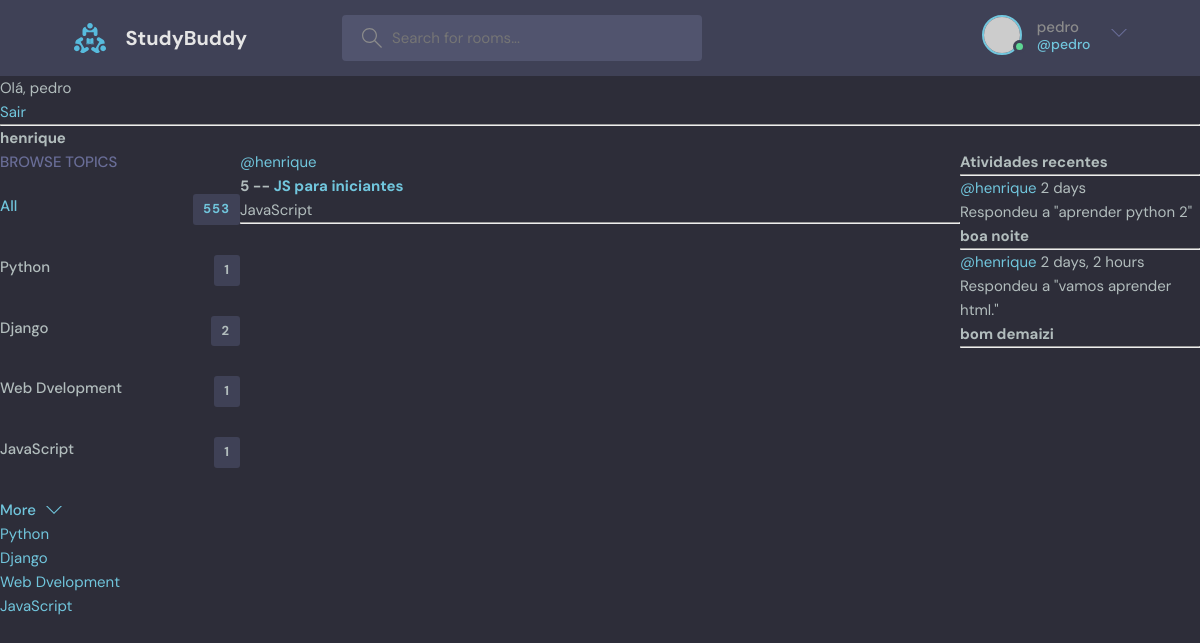
Page /profile/3 (signed in) on the committed database.
### base/models.py (models this page shows, shortened)
class  Topic(models.Model):
    name = models.CharField(max_length=200)

class Room(models.Model):
    host = models.ForeignKey(User, on_delete=models.CASCADE, null=True)
    topic = models.ForeignKey(Topic, on_delete=models.SET_NULL, null=True)
    name = models.CharField(max_length=200)
    discription = models.TextField(null=True, blank=True)
    participants = models.ManyToManyField(
        User, related_name='participants', blank=True)
    updated = models.DateTimeField(auto_now=True)
    created = (models.DateTimeField(auto_now_add=True))
    class Meta:
        ordering = ['-updated', '-created']
    def __str__(self):
        return str(self.name)

class Message(models.Model):
    user = models.ForeignKey(User, on_delete=models.CASCADE)
    room = models.ForeignKey(Room, on_delete=models.CASCADE)
    body = models.TextField()
    updated = models.DateTimeField(auto_now=True)
    created = (models.DateTimeField(auto_now_add=True))
    class Meta:
        ordering = ['-updated', '-created']
    def __str__(self):
        return self.body[0:50]

### base/views.py (the view)
# urls.py: path('profile/<str:pk>', views.userProfile, name="user-profile"),
def userProfile(request, pk):
    user = User.objects.get(id=pk)
    rooms = user.room_set.all()
    room_messages = user.message_set.all()
    topics = Topic.objects.all()
    context = {'user':user, 'rooms':rooms, 'room_messages':room_messages, 'topics':topics}
    return render(request, 'base/profile.html', context)

### base/templates/base/profile.html (shortened to what this page needs)
{% extends 'main.html' %}
{% block content %}
<h1>{{user.username}}</h1>
<div class="profile-container">
    <div>
        {% include 'base/topics_component.html' %}
    </div>
    <div>
        {% include 'base/feed_component.html' %}
    </div>
    <div>
        {% include 'base/activity_component.html' %}
    </div>
</div>
{% endblock content %}

### templates/navbar.html (shortened to what this page needs)
{% load static %}
<header class="header header--loggedIn">
    <div class="container">
      <a href="{% url 'home' %}" class="header__logo">
        <img src="{% static 'images/logo.svg' %}" />
        <h1>StudyBuddy</h1>
      </a>
      <form class="header__search" mathod="GET" action="{% url 'home' %}">
        <label>
          <input name="q" placeholder="Search for rooms..." />
        </label>
      </form>
      <nav class="header__menu">
        {% if request.user.is_authenticated %}
        <div class="header__user">
          <a href="profile.html">
            <div class="avatar avatar--medium active">
              <img src="https://randomuser.me/api/portraits/men/37.jpg" />
            </div>
            <p>{{request.user.username}} <span>@{{request.user.username}}</span></p>
          </a>
          <button class="dropdown-button">
            <svg version="1.1" xmlns="http://www.w3.org/2000/svg" width="32" height="32" viewBox="0 0 32 32">
              <title>chevron-down</title>
              <path d="M16 21l-13-13h-3l16 16 16-16h-3l-13 13z"></path>
            </svg>
          </button>
        </div>
        {% else %}
        <Not Logged In >
        <a href="{% url 'login-pagina' %}">
          <img src="{% static 'images/avatar.svg' %}" />
          <p>Login</p>
        </a>
        {% endif %}
      </nav>
    </div>
  </header>
{% if request.user.is_authenticated %}
<p>Olá, {{request.user}}</a></p>
<a href="{% url 'logout' %}">Sair</a>
{% else %}
<a href="{% url 'login-pagina' %}">Entrar</a>
{% endif %}
<hr>

### base/templates/base/topics_component.html
<div class="topics">
    <div class="topics__header">
      <h2>Browse Topics</h2>
    </div>
    <ul class="topics__list">
      <li>
        <a href="{% url 'home' %}" class="active">All <span>553</span></a>
      </li>
      {% for topic in topics %}
      <li>
        <a href="{% url 'home' %}?q={{topic.name}}">{{topic.name}} <span>{{topic.room_set.all.count}}</span></a>
      </li>
      {% endfor %}
    </ul>
    <a class="btn btn--link" href="topics.html">
      More
      <svg version="1.1" xmlns="http://www.w3.org/2000/svg" width="32" height="32" viewBox="0 0 32 32">
        <title>chevron-down</title>
        <path d="M16 21l-13-13h-3l16 16 16-16h-3l-13 13z"></path>
      </svg>
    </a>
  </div>
{% for topic in topics %}
<div>
    <a href="{% url 'home' %}?q={{topic.name}}">{{topic.name}}</a>
</div>
{% endfor %}

### base/templates/base/feed_component.html (shortened to what this page needs)
{% for room in rooms %}
    <div>
        <a href="{% url 'user-profile' room.host.id %}">@{{room.host.username}}</a><br>
        <h3>{{room.id}} -- <a href="{% url 'room' room.id %}">{{room.name}}</a></h3>
        <small>{{room.topic.name}}</small>
        <hr>
    </div>
{% endfor %}

### base/templates/base/activity_component.html (shortened to what this page needs)
<h3>Atividades recentes</h3>
<hr>
{% for message in room_messages  %}
    <div>
        <small><a href="{% url 'user-profile' message.user.id %}">@{{message.user}}</a>    {{message.created|timesince}}</small><br>
        <small>Respondeu a "{{message.room}}"</small>
        <h3>{{message}}</h3>
        <hr>
    </div>
{% endfor %}

### static/styles/style.css (style rules this page uses)
:root { --color-main: #71c6dd; --color-main-light: #e1f6fb; --color-dark: #3f4156; --color-dark-medium: #51546e; --color-dark-light: #696d97; --color-light: #e5e5e5; --color-gray: #8b8b8b; --color-light-gray: #b2bdbd; --color-bg: #2d2d39; --color-success: #5dd693; --color-error: #fc4b0b; }
* { font-family: "DM Sans", -apple-system, BlinkMacSystemFont, "Segoe UI", Roboto, Oxygen, Ubuntu, Cantarell, "Open Sans", "Helvetica Neue", sans-serif; margin: 0; padding: 0; box-sizing: border-box; text-rendering: optimizeLegibility; font-size: inherit; }
html { font-size: 56.25%; }
@media only screen and (min-width: 1200px) { html { font-size: 62.5%; } }
body { line-height: 1.6; font-weight: 400; font-size: 1.5rem; color: var(--color-light-gray); background-color: var(--color-bg); min-height: 100vh; }
img { width: 100%; }
a { display: inline-block; color: var(--color-main); text-decoration: none; }
.container { max-width: 120rem; width: 90%; margin: auto; }
.btn { background-color: transparent; border: none; display: inline-flex; align-items: center; gap: 1rem; cursor: pointer; transition: all ease-in-out 0.3s; padding: 1rem 2rem; border-radius: 5px; box-shadow: 1px 1px 3px 1px rgba(0, 0, 0, 0.15); font-weight: 500; }
.btn--link { border-radius: 0; padding: 0; color: var(--color-main); box-shadow: none; }
.btn > svg { fill: currentColor; width: 1.6rem; height: 1.6rem; }
.avatar { position: relative; display: inline-block; border-radius: 50%; border: 2px solid var(--color-main); }
.avatar img { display: block; border-radius: 50%; object-fit: cover; object-position: center; }
.avatar::after { content: ""; display: block; position: absolute; background-color: var(--color-gray); z-index: 111; border-radius: 50%; border: 0.3rem solid var(--color-dark); }
.avatar.active::after { background-color: var(--color-success); }
.avatar.avatar--medium img { width: 3.6rem; height: 3.6rem; border-radius: 50%; }
.avatar.avatar--medium:after { width: 0.7rem; height: 0.7rem; bottom: 0px; right: -6px; }
.header { padding: 1.5rem; background-color: var(--color-dark); }
.header > .container { display: flex; gap: 9.5rem; }
.header__logo, .header__user { display: flex; gap: 2rem; align-items: center; }
.header__logo > img { height: 3.2rem; width: 3.2rem; }
.header__logo > h1 { font-weight: 700; font-size: 2rem; color: var(--color-light); }
.header__search > label { background-color: var(--color-dark-medium); padding: 1.3rem 1rem; display: flex; align-items: center; gap: 1rem; border-radius: 4px; }
.header__search svg { fill: var(--color-gray); width: 2rem; height: 2rem; margin-left: 1rem; }
.header__search input { width: 30rem; background: transparent; border: none; outline: none; color: var(--color-light); }
.header__menu { margin-left: auto; position: relative; }
.header__menu a { display: flex; gap: 1.5rem; align-items: center; font-weight: 500; text-decoration: none; color: var(--color-gray); }
.header__menu img { height: 3.6rem; }
.header__menu p { line-height: 1.2; }
.header__menu span { color: var(--color-main); font-weight: 500; font-size: 1.4rem; display: block; }
.header__menu svg { width: 1.6rem; height: 1.6rem; fill: var(--color-dark-light); }
.dropdown-button { background: transparent; border: 0; outline: 0; cursor: pointer; }
.topics__header { margin-bottom: 2rem; }
.topics__header h2 { text-transform: uppercase; font-weight: 500; color: var(--color-dark-light); }
.topics__list { list-style: none; }
.topics__list li a { display: flex; justify-content: space-between; margin-bottom: 3rem; font-weight: 500; color: var(--color-light-gray); transition: all 0.3s ease-in-out; }
.topics__list li a.active, .topics__list li a:hover { color: var(--color-main); }
.topics__list li a span { padding: 0.5rem 1rem; background-color: var(--color-dark); border-radius: 3px; font-size: 1.3rem; font-weight: 700; letter-spacing: 1px; }

### base/templates/base/profile.html (style rules this page uses)
.profile-container { display: grid; grid-template-columns: 1fr 3fr 1fr; }

### rows in the picture
Topic: name "Python", room_set.all.count "1"
Topic: name "Django", room_set.all.count "2"
Topic: name "Web Dvelopment", room_set.all.count "1"
Topic: name "JavaScript", room_set.all.count "1"
Room: host.username "henrique", id "5", name "JS para iniciantes", topic.name "JavaScript"
Message: user "henrique", created "2 days", room "aprender python 2", body "boa noite"
Message: user "henrique", created "2 days, 2 hours", room "vamos aprender html.", body "bom demaizi"

### other values in the picture
{{ request.user.username }} "pedro"
{{ request.user }} "pedro"
{{ user.username }} "henrique"
